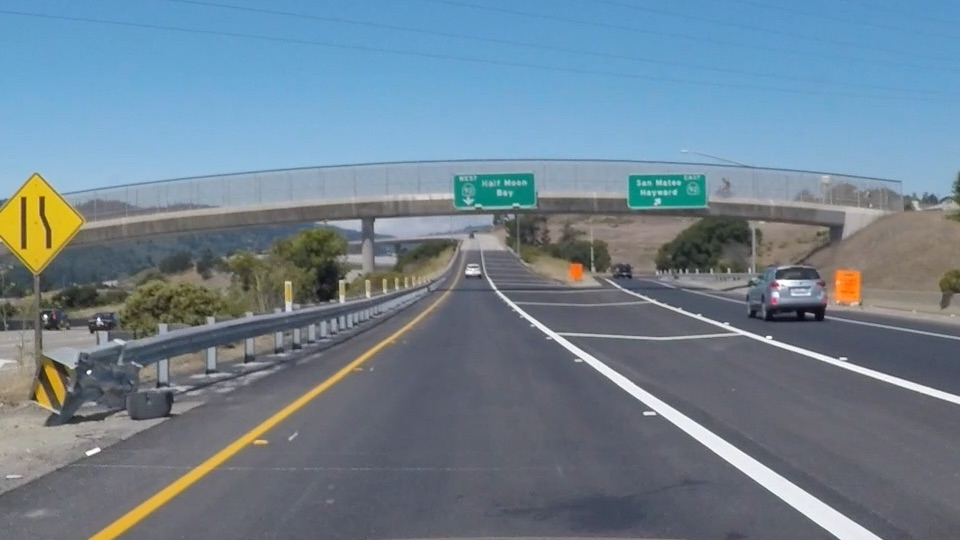
#> input picture test_images/exit-ramp.jpg, 960 x 540 px, found by its file name
$ jupyter execute 'Lanes Canny Edge Detection.ipynb'   (shell and % lines are left out)
#> lines starting #> are read from the running program, lines starting #| are printed output that depends on the picture; after the words box and inside, x2 and y2 are one past the last pixel; in counts of white or black regions, pixels touching at a corner belong together
[cell 1]
import matplotlib.pyplot as plt
import matplotlib.image as mpimg
import numpy as np
import cv2

path = '/Users/enterprise/Dev/Git/CarND-Advanced-Lane-Lines/test_images/exit-ramp.jpg'
img = mpimg.imread(path)
#> img is the input picture: shape (540, 960, 3); mean R, G, B 111.3, 130.2, 144.4
plt.imshow(img)
#printing out some stats and plotting
print('This image is:', type(img), 'with dimesions:', img.shape)
#| This image is: <class 'numpy.ndarray'> with dimesions: (540, 960, 3)

[cell 2]
# grayscale conversion
gray = cv2.cvtColor(img,cv2.COLOR_RGB2GRAY)
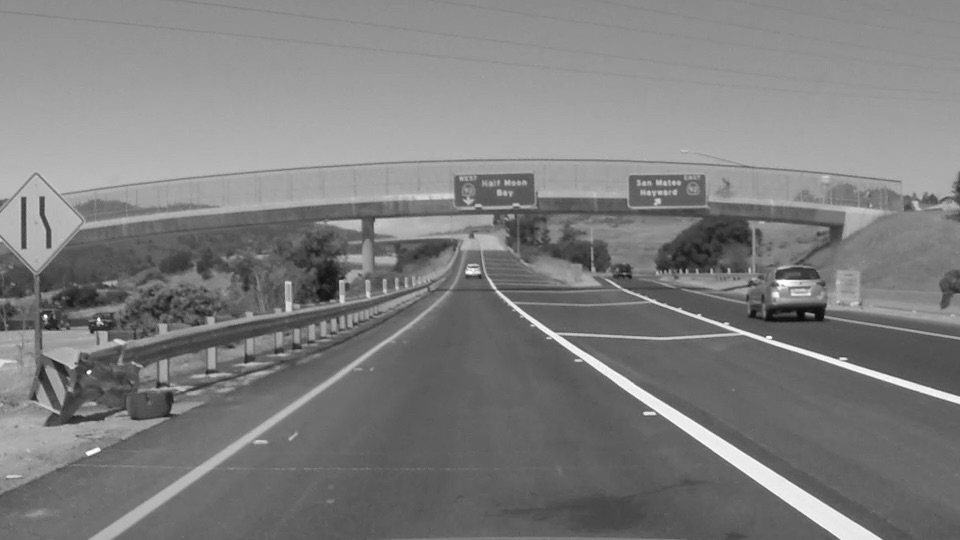
#> gray: shape (540, 960); min 7, max 255, mean 126.2
plt.imshow(gray,cmap='gray')

[cell 3]
# Define a kernel size for Gaussian smoothing / blurring
# Note: this step is optional as cv2.Canny() applies a 5x5 Gaussian internally
kernel_size = 5
blur_gray = cv2.GaussianBlur(gray,(kernel_size, kernel_size), 0)
plt.imshow(blur_gray, cmap='gray')

[cell 4]
# Define parameters for Canny and run it
# NOTE: if you try running this code you might want to change these!
low_threshold = 1
high_threshold = 150
edges = cv2.Canny(blur_gray, low_threshold, high_threshold)
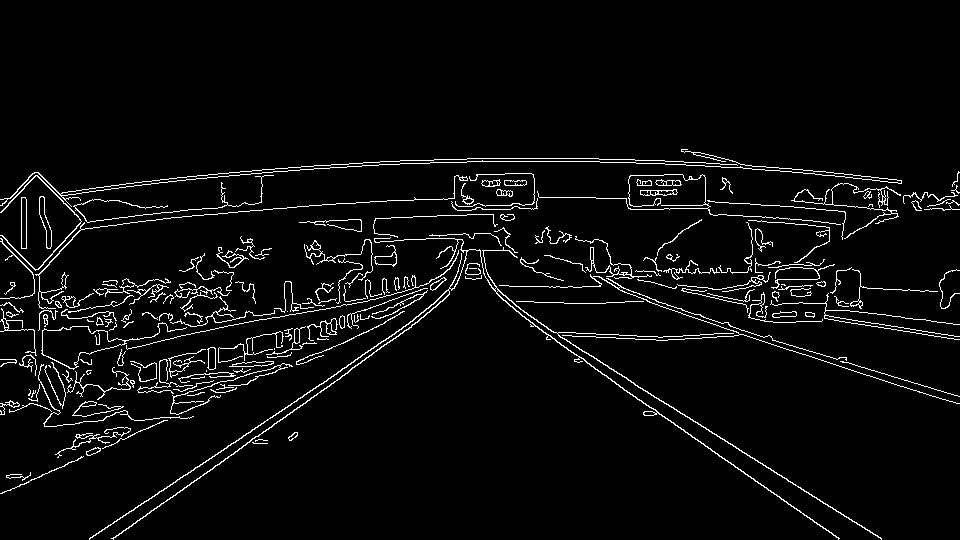
#> edges: shape (540, 960); 4.2% white in thin lines or dots, all inside (x1, y1, x2, y2) = (0, 149, 960, 540)

# Display the image
plt.imshow(edges, cmap='Greys_r')
print(edges.dtype)
#| uint8
print(edges.shape)
#| (540, 960)

[cell 5]
#masking

mask = np.zeros_like(edges)
ignore_mask_color = 255
vertices = np.array([[30,530],[400,270],[560,270],[930,530]],dtype=np.int32)
cv2.fillPoly(mask,[vertices],ignore_mask_color)
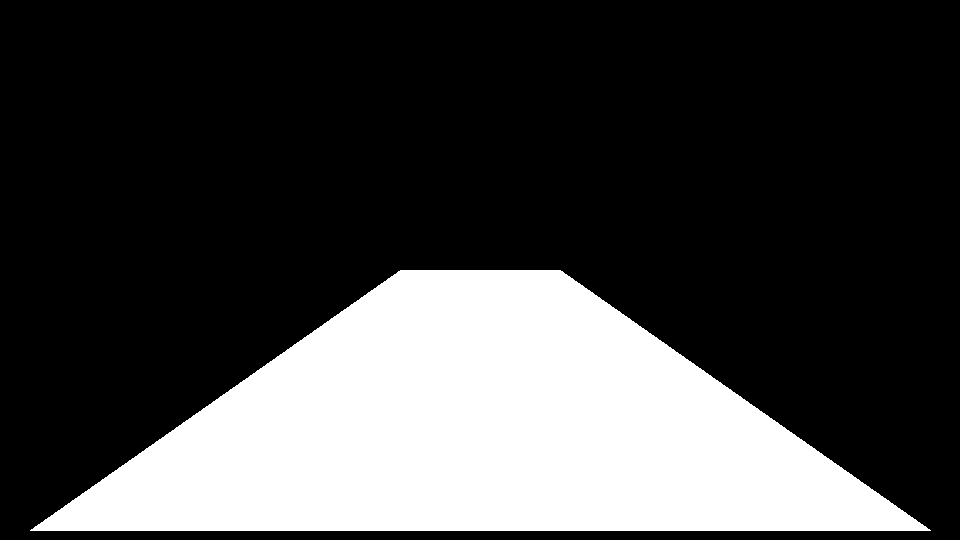
#> mask: shape (540, 960); 26.8% white; 1 white region, box (x1, y1, x2, y2) and area: (30, 270, 931, 531) 138701
masked_edges = cv2.bitwise_and(edges,mask)
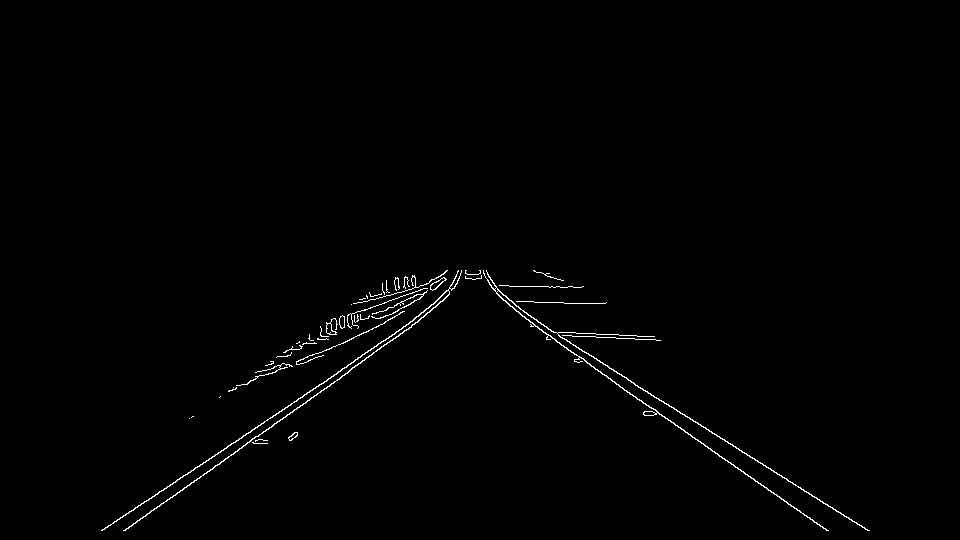
#> masked_edges: shape (540, 960); 0.8% white in thin lines or dots, all inside (x1, y1, x2, y2) = (101, 270, 870, 531)

print(masked_edges.shape)
#| (540, 960)
plt.imshow(masked_edges, cmap='Greys_r')

[cell 6]
rho = 1 # distance resolution in pixels of the Hough grid
theta = 1*np.pi/180 # angular resolution in radians of the Hough grid
threshold = 10     # minimum number of votes (intersections in Hough grid cell)
min_line_length = 100 #minimum number of pixels making up a line
max_line_gap = 3    # maximum gap in pixels between connectable line segments
line_image = np.copy(img)*0 # creating a blank to draw lines on
#> line_image: shape (540, 960, 3); every value is 0

# Run Hough on edge detected image
lines = cv2.HoughLinesP(masked_edges, rho, theta, threshold, np.array([]),
                            min_line_length, max_line_gap)
#> lines = [[104, 529, 412, 321], [534, 325, 826, 530], [520, 309, 680, 413], [196, 480, 321, 390], [159, 506, 266, 429], [279, 421, 429, 312], [697, 422, 804, 491], [187, 474, 353, 362], [727, 460, 828, 530]]
print('number of lines are %d' % len(lines))
#| number of lines are 9
print(lines.shape)
#| (9, 1, 4)

for line in lines:
    for x1,y1,x2,y2 in line:
        #print(x1,y1,x2,y2)
        cv2.line(line_image,(x1,y1),(x2,y2),(255,0,0),10)
#> this loop made 9 passes
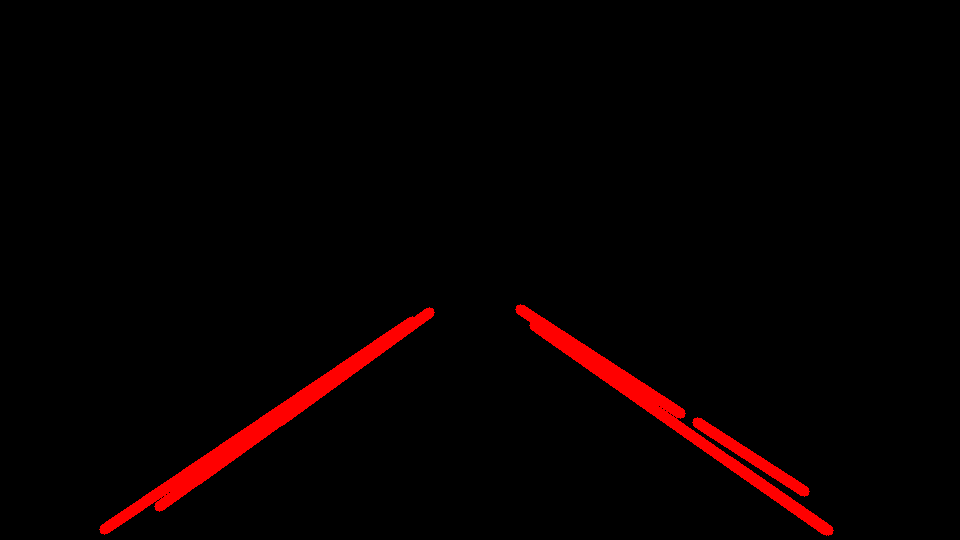
#> line_image: shape (540, 960, 3); mean R, G, B 7, 0, 0

# Create a "color" binary image to combine with line image
color_edges = np.dstack((edges, edges, edges))

# Draw the lines on the edge image
combo = cv2.addWeighted(color_edges, 0.8, line_image, 1, 0)
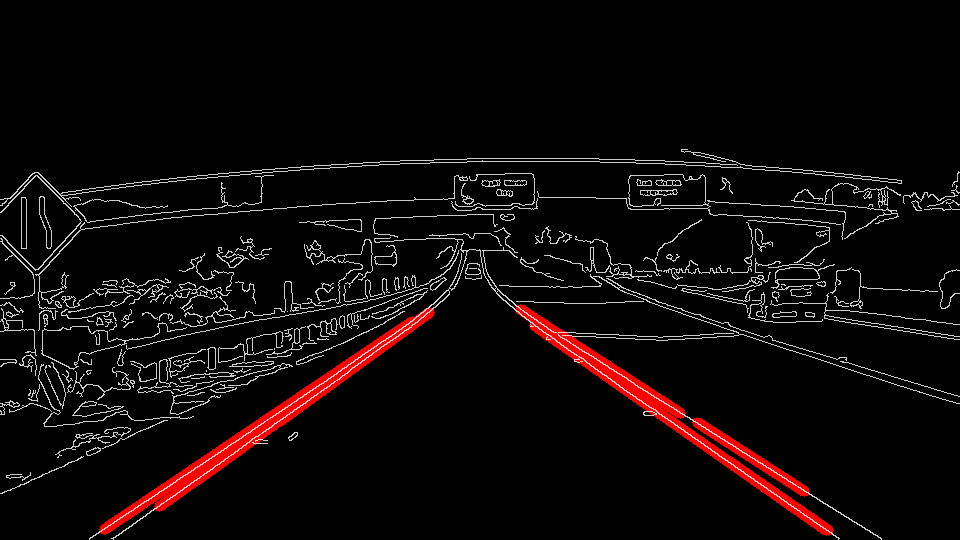
#> combo: shape (540, 960, 3); mean of channels 0, 1, 2 14.8, 8.6, 8.6; drawn as R, G, B
plt.imshow(combo)
